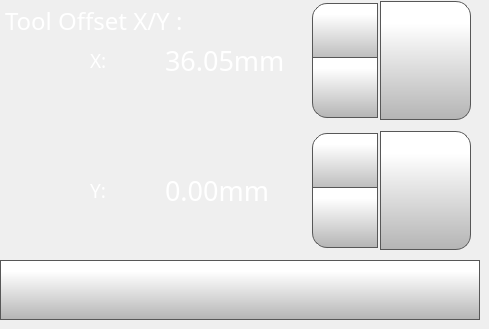
    <widget class="QWidget" name="toolOffsetXYPage">
     <widget class="QLabel" name="bedLabel_3">
      <property name="geometry">
       <rect>
        <x>350</x>
        <y>60</y>
        <width>70</width>
        <height>21</height>
       </rect>
      </property>
      <property name="font">
       <font>
        <family>Gotham Light</family>
        <pointsize>14</pointsize>
        <weight>50</weight>
        <bold>false</bold>
       </font>
      </property>
      <property name="styleSheet">
       <string notr="true">color: rgb(255, 255, 255);</string>
      </property>
      <property name="text">
       <string>Y:</string>
      </property>
     </widget>
     <widget class="QLabel" name="tollOffsetXLabel">
      <property name="geometry">
       <rect>
        <x>90</x>
        <y>50</y>
        <width>70</width>
        <height>21</height>
       </rect>
      </property>
      <property name="font">
       <font>
        <family>Gotham Light</family>
        <pointsize>14</pointsize>
        <weight>50</weight>
        <bold>false</bold>
       </font>
      </property>
      <property name="styleSheet">
       <string notr="true">color: rgb(255, 255, 255);</string>
      </property>
      <property name="text">
       <string>X:</string>
      </property>
     </widget>
     <widget class="QPushButton" name="toolOffsetXYBackButton">
      <property name="geometry">
       <rect>
        <x>0</x>
        <y>260</y>
        <width>480</width>
        <height>60</height>
       </rect>
      </property>
      <property name="minimumSize">
       <size>
        <width>0</width>
        <height>0</height>
       </size>
      </property>
      <property name="font">
       <font>
        <family>Gotham Light</family>
        <pointsize>9</pointsize>
       </font>
      </property>
      <property name="styleSheet">
       <string notr="true">QPushButton {
     border: 1px solid rgb(87, 87, 87);
	background-color: qlineargradient(spread:pad, x1:0, y1:1, x2:0, y2:0.188, stop:0 rgba(180, 180, 180, 255), stop:1 rgba(255, 255, 255, 255));


}

QPushButton:pressed {
    background-color: qlineargradient(x1: 0, y1: 0, x2: 0, y2: 1,
                                      stop: 0 #dadbde, stop: 1 #f6f7fa);
}

QPushButton:flat {
    border: none; /* no border for a flat push button */
}

QPushButton:default {
    border-color: navy; /* make the default button prominent */
}

QPushButton:focus {
	outline: none;
}</string>
      </property>
      <property name="text">
       <string/>
      </property>
      <property name="icon">
       <iconset>
        <normaloff>templates/img/arrows-4.png</normaloff>templates/img/arrows-4.png</iconset>
      </property>
      <property name="iconSize">
       <size>
        <width>50</width>
        <height>50</height>
       </size>
      </property>
      <property name="checkable">
       <bool>false</bool>
      </property>
      <property name="autoDefault">
       <bool>false</bool>
      </property>
      <property name="default">
       <bool>false</bool>
      </property>
      <property name="flat">
       <bool>false</bool>
      </property>
     </widget>
     <widget class="QLabel" name="toolOffsetLabel">
      <property name="geometry">
       <rect>
        <x>5</x>
        <y>5</y>
        <width>281</width>
        <height>31</height>
       </rect>
      </property>
      <property name="font">
       <font>
        <family>Gotham</family>
        <pointsize>18</pointsize>
        <weight>50</weight>
        <bold>false</bold>
       </font>
      </property>
      <property name="styleSheet">
       <string notr="true">color: rgb(255, 255, 255);</string>
      </property>
      <property name="text">
       <string>Tool Offset X/Y :</string>
      </property>
     </widget>
     <widget class="QDoubleSpinBox" name="toolOffsetXDoubleSpinBox">
      <property name="geometry">
       <rect>
        <x>160</x>
        <y>0</y>
        <width>221</width>
        <height>121</height>
       </rect>
      </property>
      <property name="font">
       <font>
        <family>Gotham</family>
        <pointsize>20</pointsize>
       </font>
      </property>
      <property name="styleSheet">
       <string notr="true">QDoubleSpinBox {
    padding-right: 5px; /* make room for the arrows */
	color: rgb(255, 255, 255);
	background-color: rgba(255, 255, 255, 0);
   
}
QDoubleSpinBox ::text:selected {
	background-color: rgb(255, 146, 57);
   
}
QDoubleSpinBox::up-button {
     border: 1px solid rgb(87, 87, 87);

border-top-left-radius: 15px;
	background-color: qlineargradient(spread:pad, x1:0, y1:1, x2:0, y2:0.188, stop:0 rgba(180, 180, 180, 255), stop:1 rgba(255, 255, 255, 255));
    width: 60px;
     height: 55px;
    padding: 2px;
}

QDoubleSpinBox::up-arrow { 
image: url(./templates/img/arrows.png);
    width: 40px;
     height: 40px;
padding: 5px;
}



QDoubleSpinBox::up-button:pressed {
    background-color: qlineargradient(x1: 0, y1: 0, x2: 0, y2: 1,
                                      stop: 0 #dadbde, stop: 1 #f6f7fa);
}


QDoubleSpinBox::down-button {
     border: 1px solid rgb(87, 87, 87);
border-bottom-left-radius: 15px;
	background-color: qlineargradient(spread:pad, x1:0, y1:1, x2:0, y2:0.188, stop:0 rgba(180, 180, 180, 255), stop:1 rgba(255, 255, 255, 255));
    width: 60px;
     height: 55px;
    padding: 2px;
}

QDoubleSpinBox::down-arrow { 
image: url(./templates/img/arrows-5.png);
    width: 40px;
    height: 40px;
padding: 5px;
}

QDoubleSpinBox::down-button:pressed {
    background-color: qlineargradient(x1: 0, y1: 0, x2: 0, y2: 1,
                                      stop: 0 #dadbde, stop: 1 #f6f7fa);

}

</string>
      </property>
      <property name="readOnly">
       <bool>false</bool>
      </property>
      <property name="buttonSymbols">
       <enum>QAbstractSpinBox::UpDownArrows</enum>
      </property>
      <property name="accelerated">
       <bool>true</bool>
      </property>
      <property name="suffix">
       <string>mm</string>
      </property>
      <property name="decimals">
       <number>2</number>
      </property>
      <property name="minimum">
       <double>32.000000000000000</double>
      </property>
      <property name="maximum">
       <double>40.000000000000000</double>
      </property>
      <property name="singleStep">
       <double>0.025000000000000</double>
      </property>
      <property name="value">
       <double>36.049999999999997</double>
      </property>
     </widget>
     <widget class="QPushButton" name="toolOffsetXSetButton">
      <property name="geometry">
       <rect>
        <x>380</x>
        <y>1</y>
        <width>91</width>
        <height>119</height>
       </rect>
      </property>
      <property name="font">
       <font>
        <family>Gotham</family>
        <pointsize>13</pointsize>
       </font>
      </property>
      <property name="styleSheet">
       <string notr="true">QPushButton {
     border: 1px solid rgb(87, 87, 87);
	background-color: qlineargradient(spread:pad, x1:0, y1:1, x2:0, y2:0.188, stop:0 rgba(180, 180, 180, 255), stop:1 rgba(255, 255, 255, 255));
border-top-right-radius: 15px;
border-bottom-right-radius: 15px;

}

QPushButton:pressed {
    background-color: qlineargradient(x1: 0, y1: 0, x2: 0, y2: 1,
                                      stop: 0 #dadbde, stop: 1 #f6f7fa);
}

QPushButton:flat {
    border: none; /* no border for a flat push button */
}

QPushButton:default {
    border-color: navy; /* make the default button prominent */
}
QPushButton:focus {
	outline: none;
}</string>
      </property>
      <property name="text">
       <string/>
      </property>
      <property name="icon">
       <iconset>
        <normaloff>templates/img/verification-mark.png</normaloff>templates/img/verification-mark.png</iconset>
      </property>
      <property name="iconSize">
       <size>
        <width>50</width>
        <height>50</height>
       </size>
      </property>
     </widget>
     <widget class="QPushButton" name="toolOffsetYSetButton">
      <property name="geometry">
       <rect>
        <x>380</x>
        <y>131</y>
        <width>91</width>
        <height>119</height>
       </rect>
      </property>
      <property name="font">
       <font>
        <family>Gotham</family>
        <pointsize>13</pointsize>
       </font>
      </property>
      <property name="styleSheet">
       <string notr="true">QPushButton {
     border: 1px solid rgb(87, 87, 87);
	background-color: qlineargradient(spread:pad, x1:0, y1:1, x2:0, y2:0.188, stop:0 rgba(180, 180, 180, 255), stop:1 rgba(255, 255, 255, 255));
border-top-right-radius: 15px;
border-bottom-right-radius: 15px;

}

QPushButton:pressed {
    background-color: qlineargradient(x1: 0, y1: 0, x2: 0, y2: 1,
                                      stop: 0 #dadbde, stop: 1 #f6f7fa);
}

QPushButton:flat {
    border: none; /* no border for a flat push button */
}

QPushButton:default {
    border-color: navy; /* make the default button prominent */
}
QPushButton:focus {
	outline: none;
}</string>
      </property>
      <property name="text">
       <string/>
      </property>
      <property name="icon">
       <iconset>
        <normaloff>templates/img/verification-mark.png</normaloff>templates/img/verification-mark.png</iconset>
      </property>
      <property name="iconSize">
       <size>
        <width>50</width>
        <height>50</height>
       </size>
      </property>
     </widget>
     <widget class="QDoubleSpinBox" name="toolOffsetYDoubleSpinBox">
      <property name="geometry">
       <rect>
        <x>160</x>
        <y>130</y>
        <width>221</width>
        <height>121</height>
       </rect>
      </property>
      <property name="font">
       <font>
        <family>Gotham</family>
        <pointsize>20</pointsize>
       </font>
      </property>
      <property name="styleSheet">
       <string notr="true">QDoubleSpinBox {
    padding-right: 5px; /* make room for the arrows */
	color: rgb(255, 255, 255);
	background-color: rgba(255, 255, 255, 0);
   
}
QDoubleSpinBox ::text:selected {
	background-color: rgb(255, 146, 57);
   
}
QDoubleSpinBox::up-button {
     border: 1px solid rgb(87, 87, 87);

border-top-left-radius: 15px;
	background-color: qlineargradient(spread:pad, x1:0, y1:1, x2:0, y2:0.188, stop:0 rgba(180, 180, 180, 255), stop:1 rgba(255, 255, 255, 255));
    width: 60px;
     height: 55px;
    padding: 2px;
}

QDoubleSpinBox::up-arrow { 
image: url(./templates/img/arrows.png);
    width: 40px;
     height: 40px;
padding: 5px;
}



QDoubleSpinBox::up-button:pressed {
    background-color: qlineargradient(x1: 0, y1: 0, x2: 0, y2: 1,
                                      stop: 0 #dadbde, stop: 1 #f6f7fa);
}


QDoubleSpinBox::down-button {
     border: 1px solid rgb(87, 87, 87);
border-bottom-left-radius: 15px;
	background-color: qlineargradient(spread:pad, x1:0, y1:1, x2:0, y2:0.188, stop:0 rgba(180, 180, 180, 255), stop:1 rgba(255, 255, 255, 255));
    width: 60px;
     height: 55px;
    padding: 2px;
}

QDoubleSpinBox::down-arrow { 
image: url(./templates/img/arrows-5.png);
    width: 40px;
    height: 40px;
padding: 5px;
}

QDoubleSpinBox::down-button:pressed {
    background-color: qlineargradient(x1: 0, y1: 0, x2: 0, y2: 1,
                                      stop: 0 #dadbde, stop: 1 #f6f7fa);

}

</string>
      </property>
      <property name="readOnly">
       <bool>false</bool>
      </property>
      <property name="buttonSymbols">
       <enum>QAbstractSpinBox::UpDownArrows</enum>
      </property>
      <property name="accelerated">
       <bool>true</bool>
      </property>
      <property name="suffix">
       <string>mm</string>
      </property>
      <property name="decimals">
       <number>2</number>
      </property>
      <property name="minimum">
       <double>-4.000000000000000</double>
      </property>
      <property name="maximum">
       <double>4.000000000000000</double>
      </property>
      <property name="singleStep">
       <double>0.025000000000000</double>
      </property>
     </widget>
     <widget class="QLabel" name="toolOffsetYLabel">
      <property name="geometry">
       <rect>
        <x>90</x>
        <y>180</y>
        <width>70</width>
        <height>21</height>
       </rect>
      </property>
      <property name="font">
       <font>
        <family>Gotham Light</family>
        <pointsize>14</pointsize>
        <weight>50</weight>
        <bold>false</bold>
       </font>
      </property>
      <property name="styleSheet">
       <string notr="true">color: rgb(255, 255, 255);</string>
      </property>
      <property name="text">
       <string>Y:</string>
      </property>
     </widget>
    </widget>
